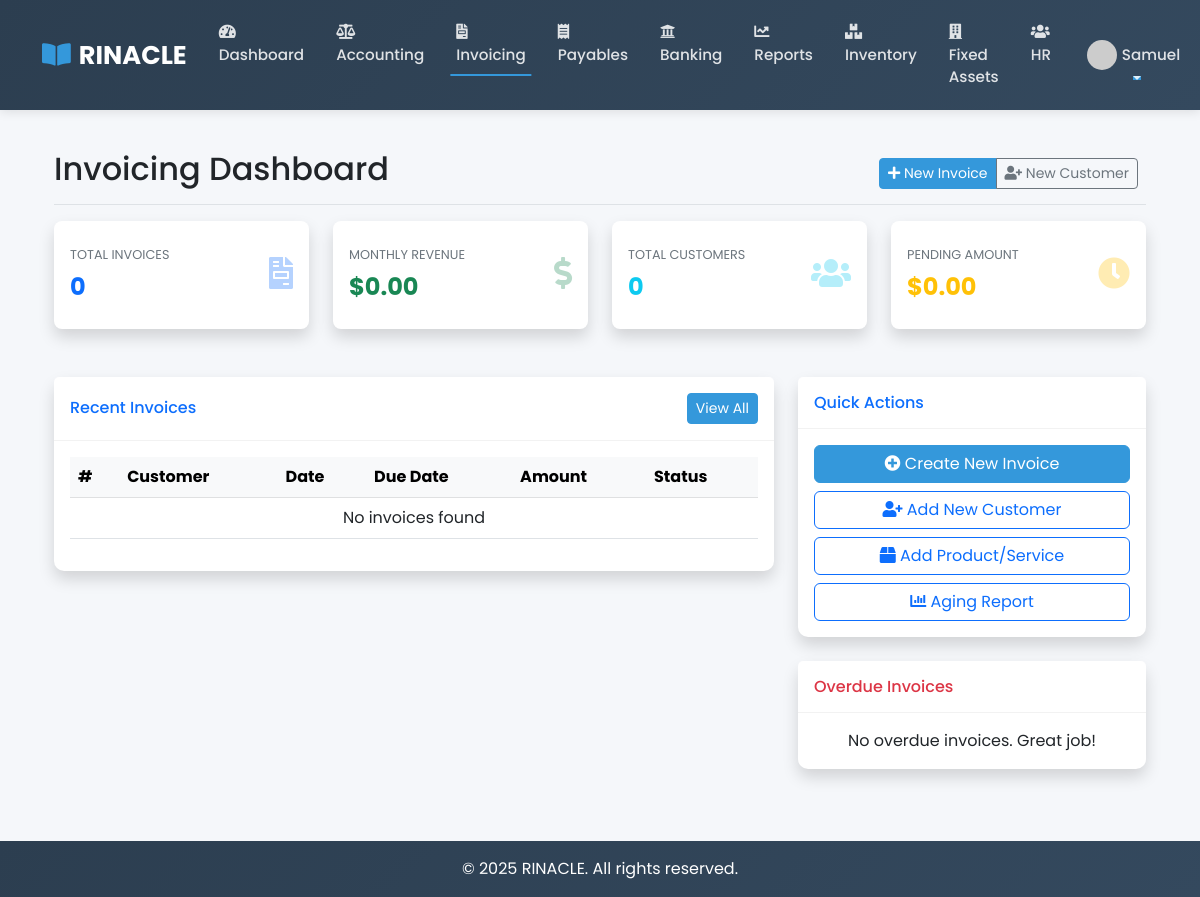
The app's page /invoicing/ (signed in), older data.
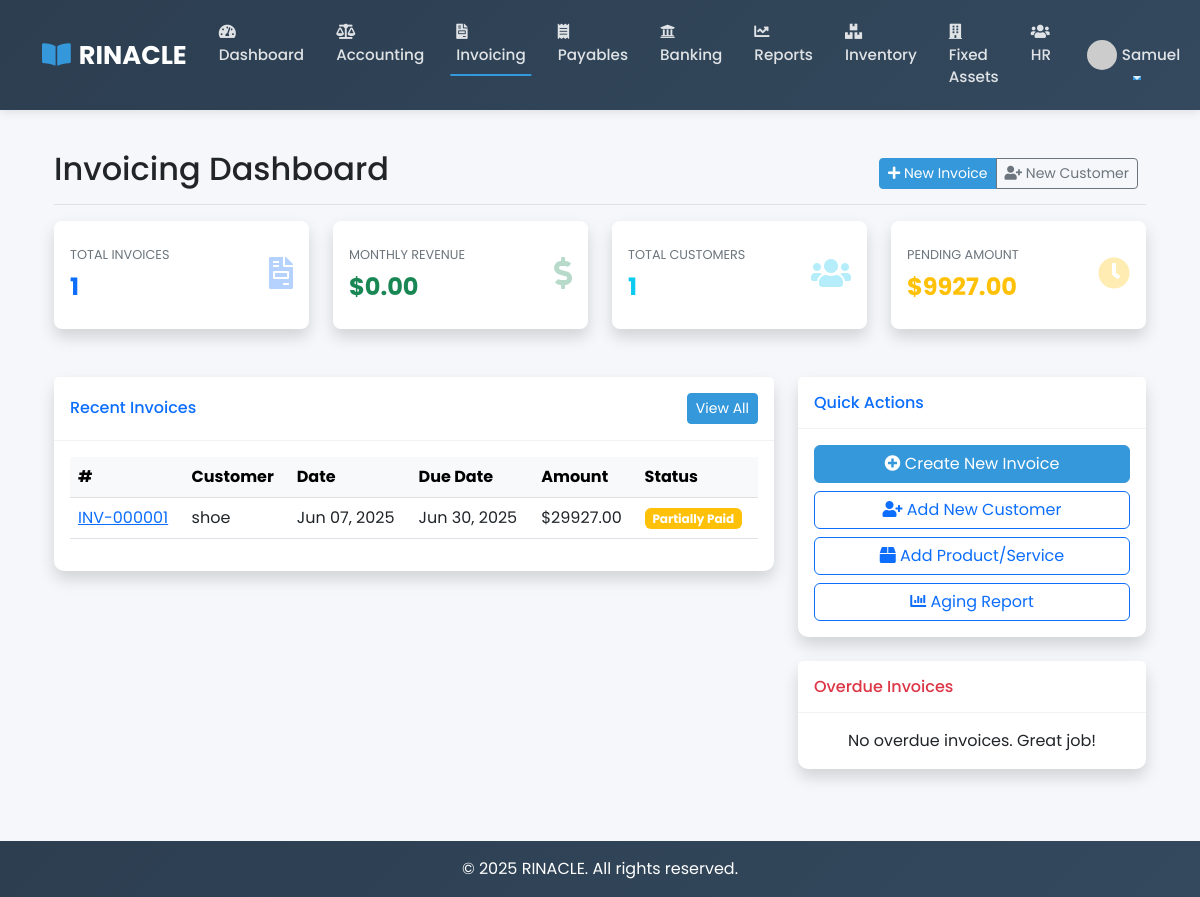
The same page, newer data.
### invoicing/models.py (models this page shows, shortened)
class Invoice(models.Model):
    STATUS_CHOICES = [
        ('draft', 'Draft'),
        ('sent', 'Sent'),
        ('viewed', 'Viewed'),
        ('paid', 'Paid'),
        ('partially_paid', 'Partially Paid'),
        ('overdue', 'Overdue'),
        ('cancelled', 'Cancelled'),
    ]
    invoice_number = models.CharField(max_length=50, unique=True)
    customer = models.ForeignKey(Customer, on_delete=models.PROTECT, related_name='invoices')
    issue_date = models.DateField()
    due_date = models.DateField()
    template = models.ForeignKey(InvoiceTemplate, on_delete=models.SET_NULL, null=True, blank=True)
    status = models.CharField(max_length=20, choices=STATUS_CHOICES, default='draft')
    notes = models.TextField(blank=True, null=True)
    terms = models.TextField(blank=True, null=True)
    subtotal = models.DecimalField(max_digits=10, decimal_places=2, default=0)
    tax_amount = models.DecimalField(max_digits=10, decimal_places=2, default=0)
    discount_amount = models.DecimalField(max_digits=10, decimal_places=2, default=0)
    total = models.DecimalField(max_digits=10, decimal_places=2, default=0)
    amount_paid = models.DecimalField(max_digits=10, decimal_places=2, default=0)
    balance_due = models.DecimalField(max_digits=10, decimal_places=2, default=0)
    pdf_file = models.FileField(upload_to='invoices/', blank=True, null=True)
    public_url = models.UUIDField(default=uuid.uuid4, editable=False, unique=True)
    created_at = models.DateTimeField(auto_now_add=True)
    updated_at = models.DateTimeField(auto_now=True)
    created_by = models.ForeignKey(settings.AUTH_USER_MODEL, on_delete=models.PROTECT, related_name='invoices_created')
    class Meta:
        ordering = ['-issue_date', '-created_at']

class Customer(models.Model):
    CUSTOMER_TYPES = [
        ('business', 'Business'),
        ('individual', 'Individual'),
    ]
    customer_type = models.CharField(max_length=20, choices=CUSTOMER_TYPES, default='business')
    company_name = models.CharField(max_length=255, blank=True, null=True)
    first_name = models.CharField(max_length=100)
    last_name = models.CharField(max_length=100)
    email = models.EmailField()
    phone = models.CharField(max_length=20, blank=True, null=True)
    address_line1 = models.CharField(max_length=255, blank=True, null=True)
    address_line2 = models.CharField(max_length=255, blank=True, null=True)
    city = models.CharField(max_length=100, blank=True, null=True)
    state = models.CharField(max_length=100, blank=True, null=True)
    postal_code = models.CharField(max_length=20, blank=True, null=True)
    country = models.CharField(max_length=100, blank=True, null=True)
    tax_number = models.CharField(max_length=50, blank=True, null=True)
    notes = models.TextField(blank=True, null=True)
    created_at = models.DateTimeField(auto_now_add=True)
    updated_at = models.DateTimeField(auto_now=True)
    created_by = models.ForeignKey(settings.AUTH_USER_MODEL, on_delete=models.PROTECT, related_name='customers_created')
    class Meta:
        ordering = ['-created_at']
    def __str__(self):
        if self.customer_type == 'business' and self.company_name:
            return self.company_name
        return f"{self.first_name} {self.last_name}"

### invoicing/views.py (the view)
# urls.py: path('', views.home, name='home'),
@login_required
def home(request):
    total_invoices = Invoice.objects.count()
    total_customers = Customer.objects.count()
    invoices = Invoice.objects.all()
    total_amount = invoices.aggregate(total=Sum('total'))['total'] or 0
    pending_amount = invoices.exclude(status='paid').aggregate(total=Sum('balance_due'))['total'] or 0
    recent_invoices = invoices.order_by('-created_at')[:5]
    today = timezone.now().date()
    overdue_invoices = invoices.filter(due_date__lt=today).exclude(status__in=['paid', 'cancelled'])
    next_week = today + timedelta(days=7)
    upcoming_payments = invoices.filter(
        due_date__gte=today,
        due_date__lte=next_week
    ).exclude(status__in=['paid', 'cancelled'])
    current_month = datetime.now().month
    current_year = datetime.now().year
    monthly_revenue = invoices.filter(
        issue_date__month=current_month,
        issue_date__year=current_year,
        status='paid'
    ).aggregate(total=Sum('total'))['total'] or 0
    context = {
        'title': 'Invoicing Dashboard',
        'total_invoices': total_invoices,
        'total_customers': total_customers,
        'total_amount': total_amount,
        'pending_amount': pending_amount,
        'recent_invoices': recent_invoices,
        'overdue_invoices': overdue_invoices,
        'upcoming_payments': upcoming_payments,
        'monthly_revenue': monthly_revenue,
    }
    return render(request, 'invoicing/home.html', context)

### templates/invoicing/home.html (shortened to what the changed rows need)
{% extends 'base.html' %}
{% block extra_css %}
<link href="https://cdnjs.cloudflare.com/ajax/libs/font-awesome/5.15.4/css/all.min.css" rel="stylesheet">
{% endblock %}
{% block content %}
<div class="container-fluid">
  <div class="d-flex justify-content-between flex-wrap flex-md-nowrap align-items-center pt-3 pb-2 mb-3 border-bottom">
    <h1 class="h2">Invoicing Dashboard</h1>
  </div>
  <div class="row mb-4">
    <div class="col-xl-3 col-md-6 mb-4">
      <div class="card border-0 shadow h-100 py-2 stat-card stat-card-primary">
        <div class="card-body">
          <div class="row no-gutters align-items-center">
            <div class="col mr-2">
              <div class="stat-label mb-1">Total Invoices</div>
              <div class="stat-value text-primary">{{ total_invoices }}</div>
            </div>
          </div>
        </div>
      </div>
    </div>
    <div class="col-xl-3 col-md-6 mb-4">
      <div class="card border-0 shadow h-100 py-2 stat-card stat-card-info">
        <div class="card-body">
          <div class="row no-gutters align-items-center">
            <div class="col mr-2">
              <div class="stat-label mb-1">Total Customers</div>
              <div class="stat-value text-info">{{ total_customers }}</div>
            </div>
          </div>
        </div>
      </div>
    </div>
    <div class="col-xl-3 col-md-6 mb-4">
      <div class="card border-0 shadow h-100 py-2 stat-card stat-card-warning">
        <div class="card-body">
          <div class="row no-gutters align-items-center">
            <div class="col mr-2">
              <div class="stat-label mb-1">Pending Amount</div>
              <div class="stat-value text-warning">${{ pending_amount|floatformat:2 }}</div>
            </div>
          </div>
        </div>
      </div>
    </div>
  </div>
  <div class="row">
    <div class="col-lg-8 mb-4">
      <div class="card shadow mb-4">
        <div class="card-body">
          <div class="table-responsive">
            <table class="table table-hover">
              <thead class="table-light">
                <tr>
                  <th>#</th>
                  <th>Customer</th>
                  <th>Date</th>
                  <th>Due Date</th>
                  <th>Amount</th>
                  <th>Status</th>
                </tr>
              </thead>
              <tbody>
                {% for invoice in recent_invoices %}
                <tr>
                  <td>
                    <a href="{% url 'invoicing:invoice_detail' invoice.id %}">
                      {{ invoice.invoice_number }}
                    </a>
                  </td>
                  <td>{{ invoice.customer }}</td>
                  <td>{{ invoice.issue_date|date:"M d, Y" }}</td>
                  <td>{{ invoice.due_date|date:"M d, Y" }}</td>
                  <td>${{ invoice.total|floatformat:2 }}</td>
                  <td>
                    <span class="badge {% if invoice.status == 'paid' %}bg-success{% elif invoice.status == 'overdue' %}bg-danger{% elif invoice.status == 'draft' %}bg-secondary{% else %}bg-warning{% endif %}">
                      {{ invoice.get_status_display }}
                    </span>
                  </td>
                </tr>
                {% empty %}
                <tr>
                  <td colspan="6" class="text-center">No invoices found</td>
                </tr>
                {% endfor %}
              </tbody>
            </table>
          </div>
        </div>
      </div>
    </div>
  </div>
</div>
{% endblock %}

Row changes from the older to the newer data that the page shows:
added Invoice: invoice_number "INV-000001", customer "shoe", issue_date "Jun 07, 2025", due_date "Jun 30, 2025", total "29927.00", status "Partially Paid"
Text that changed along with them:
{{ total_invoices }}: "0" → "1"
{{ total_customers }}: "0" → "1"
{{ pending_amount|floatformat:2 }}: "0.00" → "9927.00"
text no longer shown: "No invoices found"
